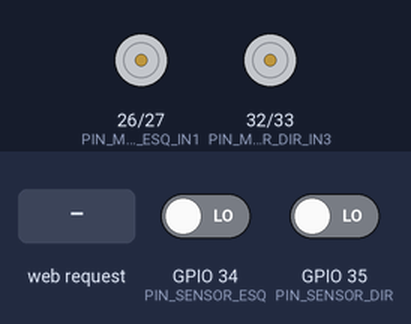
Recording of a sketch running on a simulated ESP32. Parts: motor-driver pin pairs drawn as motors (green arrow = first pin HIGH = forward, orange = second pin HIGH = backward, longer = more drive, scaled by the enable pin). Inputs (shaded band) come from the test bench; at power-on: GPIO 34 (PIN_SENSOR_ESQ) LOW, GPIO 35 (PIN_SENSOR_DIR) LOW. WiFi joins after 1.5 s; servers stay silent unless stated; what the sketch prints to the serial monitor is not drawn.

Above: at 2.7 s.
2.8 s: HTTP request GET /mover?e=1&d=1 received
At 2.97 s:
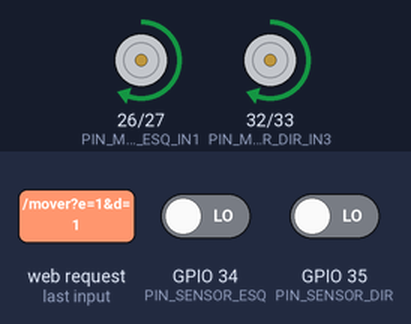
Timing chart, 0 to 5.8 s (numbered marks = the images above; inputs shaded):
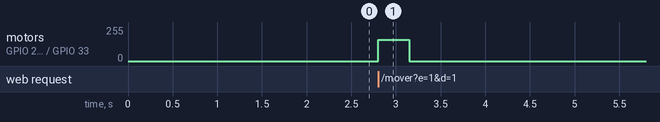

Measured:
- after the input at 2.8 s, motor on GPIO 26 (PIN_MOTOR_ESQ_IN1) / GPIO 27 (PIN_MOTOR_ESQ_IN2), motor on GPIO 32 (PIN_MOTOR_DIR_IN3) / GPIO 33 (PIN_MOTOR_DIR_IN4): stopped → forward 159/255 at once, → stopped 0.35 s later

The sketch:

esp32_line_follower.ino
```cpp
#include <WiFi.h>
#include <WebServer.h>

// Replace with your local 2.4 GHz Wi-Fi credentials
const char* SSID = "YOUR_WIFI_SSID";
const char* PASSWORD = "YOUR_WIFI_PASSWORD";

WebServer server(80);

// Pin mapping (L298N H-bridge driver and TCRT5000 IR sensor array)
const int PIN_MOTOR_ESQ_ENA = 14;
const int PIN_MOTOR_ESQ_IN1 = 26;
const int PIN_MOTOR_ESQ_IN2 = 27;
const int PIN_MOTOR_DIR_IN3 = 32;
const int PIN_MOTOR_DIR_IN4 = 33;
const int PIN_MOTOR_DIR_ENB = 25;
const int PIN_SENSOR_ESQ = 34;
const int PIN_SENSOR_DIR = 35;

// PWM signal configuration (5000 Hz, 8-bit resolution: 0 to 255)
const int PWM_FREQ = 5000;
const int PWM_RESOLUTION = 8;

// Electromechanical parameters for linear translation (symmetric calibration)
const int PWM_RETO_ESQ = 160;
const int PWM_RETO_DIR = 160;

// Electromechanical parameters for differential rotation
const int PWM_GIRO_ESQ = 195;
const int PWM_GIRO_DIR = 195;
const int PWM_IMPULSO_GIRO = 235;

// Retained state for edge-detection interruption during discrete steps
int leituraRetidaEsq = 1;
int leituraRetidaDir = 1;
bool possuiLeituraRetida = false;

void aplicarPotenciaMotores(int velEsq, int velDir) {
  if (velEsq > 0) {
    digitalWrite(PIN_MOTOR_ESQ_IN1, HIGH);
    digitalWrite(PIN_MOTOR_ESQ_IN2, LOW);
  } else if (velEsq < 0) {
    digitalWrite(PIN_MOTOR_ESQ_IN1, LOW);
    digitalWrite(PIN_MOTOR_ESQ_IN2, HIGH);
  } else {
    digitalWrite(PIN_MOTOR_ESQ_IN1, LOW);
    digitalWrite(PIN_MOTOR_ESQ_IN2, LOW);
  }
  ledcWrite(PIN_MOTOR_ESQ_ENA, abs(velEsq));

  if (velDir > 0) {
    digitalWrite(PIN_MOTOR_DIR_IN3, HIGH);
    digitalWrite(PIN_MOTOR_DIR_IN4, LOW);
  } else if (velDir < 0) {
    digitalWrite(PIN_MOTOR_DIR_IN3, LOW);
    digitalWrite(PIN_MOTOR_DIR_IN4, HIGH);
  } else {
    digitalWrite(PIN_MOTOR_DIR_IN3, LOW);
    digitalWrite(PIN_MOTOR_DIR_IN4, LOW);
  }
  ledcWrite(PIN_MOTOR_DIR_ENB, abs(velDir));
}

void handleSensores() {
  int esq = digitalRead(PIN_SENSOR_ESQ);
  int dir = digitalRead(PIN_SENSOR_DIR);

  if (possuiLeituraRetida) {
    esq = leituraRetidaEsq;
    dir = leituraRetidaDir;
    possuiLeituraRetida = false;
  }

  String payload = "{\"esq\": " + String(esq) + ", \"dir\": " + String(dir) + "}";
  server.send(200, "application/json", payload);
}

void handleMover() {
  if (!server.hasArg("e") || !server.hasArg("d")) {
    server.send(400, "text/plain", "Invalid parameters");
    return;
  }

  int cmdEsq = server.arg("e").toInt();
  int cmdDir = server.arg("d").toInt();

  int sinalEsq = (cmdEsq > 0) ? 1 : ((cmdEsq < 0) ? -1 : 0);
  int sinalDir = (cmdDir > 0) ? 1 : ((cmdDir < 0) ? -1 : 0);
  bool manobraRotacional = (sinalEsq * sinalDir < 0);

  int esqInicial = digitalRead(PIN_SENSOR_ESQ);
  int dirInicial = digitalRead(PIN_SENSOR_DIR);
  bool iniciouAlinhado = (esqInicial == 1 && dirInicial == 1);
  possuiLeituraRetida = false;

  if (manobraRotacional) {
    // 60 ms initial boost to overcome caster-wheel static friction
    aplicarPotenciaMotores(sinalEsq * PWM_IMPULSO_GIRO, sinalDir * PWM_IMPULSO_GIRO);
    delay(60);

    // Sustained rotation with 5 ms realignment sampling (up to 400 ms)
    aplicarPotenciaMotores(sinalEsq * PWM_GIRO_ESQ, sinalDir * PWM_GIRO_DIR);
    for (int i = 0; i < 80; i++) {
      delay(5);
      int eAtual = digitalRead(PIN_SENSOR_ESQ);
      int dAtual = digitalRead(PIN_SENSOR_DIR);

      if (!iniciouAlinhado && eAtual == 1 && dAtual == 1) {
        delay(25);
        leituraRetidaEsq = 1;
        leituraRetidaDir = 1;
        possuiLeituraRetida = true;
        break;
      }
    }
  } else {
    // Linear translation with 5 ms edge sampling (up to 350 ms)
    aplicarPotenciaMotores(sinalEsq * PWM_RETO_ESQ, sinalDir * PWM_RETO_DIR);
    for (int i = 0; i < 70; i++) {
      delay(5);
      int eAtual = digitalRead(PIN_SENSOR_ESQ);
      int dAtual = digitalRead(PIN_SENSOR_DIR);

      if (iniciouAlinhado && (eAtual == 0 || dAtual == 0)) {
        leituraRetidaEsq = eAtual;
        leituraRetidaDir = dAtual;
        possuiLeituraRetida = true;
        break;
      }
    }
  }

  aplicarPotenciaMotores(0, 0);
  server.send(200, "text/plain", "OK");
}

void handleParar() {
  aplicarPotenciaMotores(0, 0);
  server.send(200, "text/plain", "OK");
}

void setup() {
  Serial.begin(115200);

  pinMode(PIN_MOTOR_ESQ_IN1, OUTPUT);
  pinMode(PIN_MOTOR_ESQ_IN2, OUTPUT);
  pinMode(PIN_MOTOR_DIR_IN3, OUTPUT);
  pinMode(PIN_MOTOR_DIR_IN4, OUTPUT);
  pinMode(PIN_SENSOR_ESQ, INPUT);
  pinMode(PIN_SENSOR_DIR, INPUT);

  ledcAttach(PIN_MOTOR_ESQ_ENA, PWM_FREQ, PWM_RESOLUTION);
  ledcAttach(PIN_MOTOR_DIR_ENB, PWM_FREQ, PWM_RESOLUTION);

  WiFi.begin(SSID, PASSWORD);
  while (WiFi.status() != WL_CONNECTED) {
    delay(300);
  }

  Serial.print("ESP32 connected. Local IP: ");
  Serial.println(WiFi.localIP());

  server.on("/sensores", HTTP_GET, handleSensores);
  server.on("/mover", HTTP_GET, handleMover);
  server.on("/parar", HTTP_GET, handleParar);
  server.begin();
}

void loop() {
  server.handleClient();
}
```
